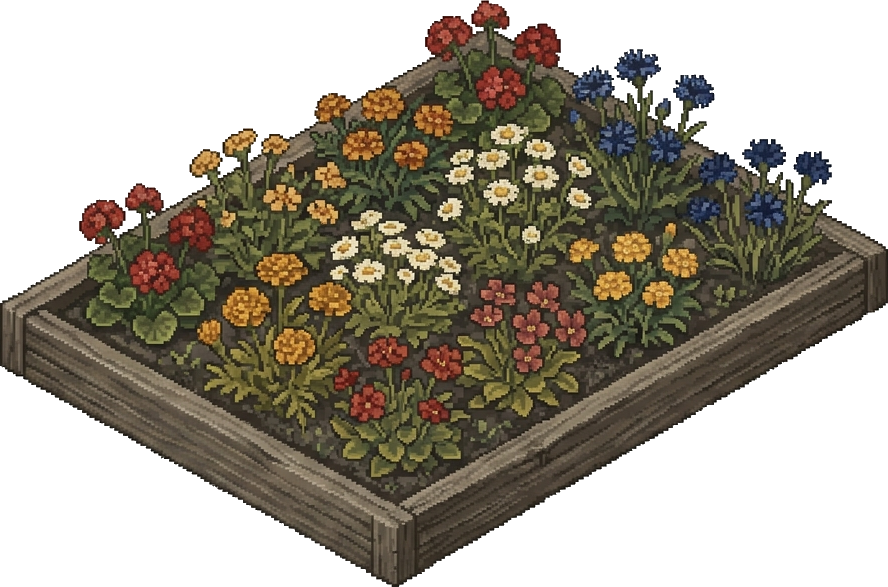
#> input picture bilder/blumen.png, 888 x 587 px
$ python schachbrett.py ../bilder/blumen.png
#> lines starting #> are read from the running program, lines starting #| are printed output that depends on the picture; after the words box and inside, x2 and y2 are one past the last pixel; in counts of white or black regions, pixels touching at a corner belong together
#!/usr/bin/env python3
"""Stellt Bilder frei, die auf weissem Grund oder auf dem Schachbrettmuster
liegen, das Bildgeneratoren statt Transparenz ausgeben.

Aufruf:
    python3 tools/schachbrett.py bilder/roh/*.jpg
    python3 tools/schachbrett.py bilder/roh/ --ziel bilder/

Warum eigens dafuer und nicht freistellen.py: dort ist der Hintergrund immer
hell (Schwelle 200). Das Schachbrett kann auch dunkelgrau sein, und es
besteht aus zwei Toenen statt einem. Hier werden die Hintergrundtoene darum
aus dem Bildrand gelesen, statt sie vorauszusetzen.

Verfahren:
  - Am Rand die Grautoene einsammeln (nur neutrale, also R=G=B)
  - Als Hintergrund gilt, was neutral ist und zwischen diesen Toenen liegt
  - Von allen vier Raendern durchfluten, damit Weiss im Tier stehen bleibt
  - Eingeschlossene Flaechen (zwischen den Beinen) genauso pruefen
  - Den Rand weich auslaufen lassen, sonst bleibt der JPEG-Saum stehen
"""
import os
import sys

try:
    import numpy as np
    from PIL import Image
    from scipy import ndimage
except ImportError:
    sys.exit("Fehlt: pip install --break-system-packages pillow numpy scipy")

NEUTRAL = 16     # erlaubter Abstand zwischen den Kanaelen
RAND = 3         # wie viele Pixel am Bildrand gelesen werden
LUFT = 14        # Spielraum um die gefundenen Hintergrundtoene
WEICH = 1.6      # Breite des weichen Saums in Pixeln
MIN_LOCH = 25    # kleinere eingeschlossene Flecken bleiben stehen


def freistellen(pfad, ziel):
#> called with pfad = '../bilder/blumen.png', ziel = '../bilder/blumen.png'
    im = Image.open(pfad).convert("RGB")
    a = np.asarray(im).astype(np.int16)
    h, w, _ = a.shape
#> h = 587; w = 888

    spread = a.max(axis=2) - a.min(axis=2)
    lum = a.mean(axis=2)
    neutral = spread <= NEUTRAL
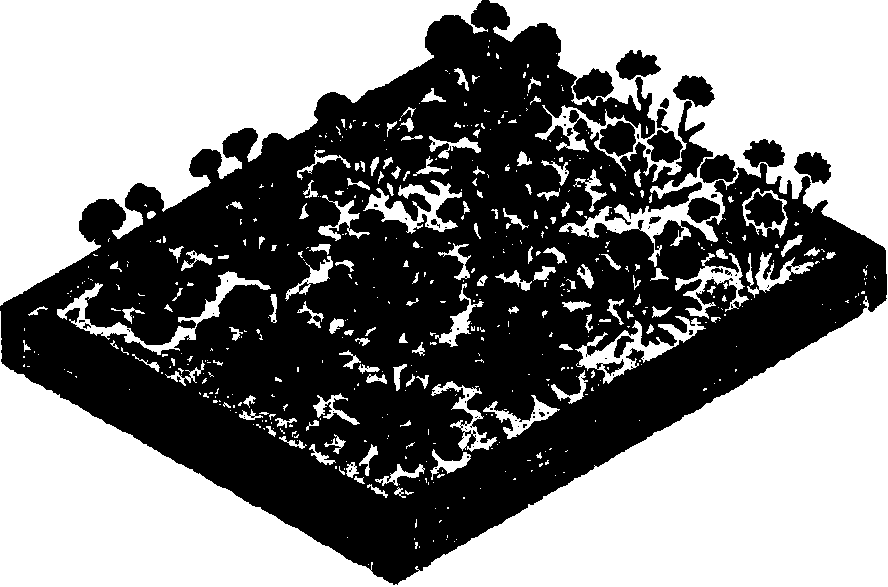
#> neutral: shape (587, 888) bool; 52.3% white; 79 black regions (59 under 20 px), largest, box (x1, y1, x2, y2) and area: (0, 0, 887, 585) 240639, (599, 121, 636, 157) 962, (573, 68, 614, 100) 873

    # Hintergrundtoene aus dem Rand lesen
    rand = np.zeros((h, w), bool)
    rand[:RAND, :] = rand[-RAND:, :] = True
    rand[:, :RAND] = rand[:, -RAND:] = True
    toene = lum[rand & neutral]
#> toene = 8605 values, max 255 at index 0, min 17.67 at index 7227, mean 249.7
    if toene.size < 50:
        print("  %s: kein neutraler Rand gefunden, uebersprungen" % os.path.basename(pfad))
        return False
    lo, hi = np.percentile(toene, 2) - LUFT, np.percentile(toene, 98) + LUFT
#> lo = 24.67; hi = 269
    # Beim Schachbrett gibt es zwei Toene. Eine eingeschlossene Flaeche ist nur
    # dann Hintergrund, wenn beide darin vorkommen - ein Schatten zwischen zwei
    # Brettern hat nur einen und bleibt stehen.
    dunkel, hell = np.percentile(toene, 10), np.percentile(toene, 90)
#> dunkel = 254.3; hell = 255
    kariert = (hell - dunkel) > 25
#> kariert = False

    kandidat = neutral & (lum >= lo) & (lum <= hi)
#> kandidat: shape (587, 888) bool; 52.1% white; 238 black regions (222 under 20 px), largest, box (x1, y1, x2, y2) and area: (0, 0, 887, 586) 244500, (673, 75, 715, 108) 885, (615, 50, 661, 80) 882

    # von den Raendern durchfluten
    saat = np.zeros((h, w), bool)
    saat[0, :] = saat[-1, :] = True
    saat[:, 0] = saat[:, -1] = True
    saat &= kandidat
#> saat: shape (587, 888) bool; 0.56% white in thin lines or dots
    marken, _ = ndimage.label(kandidat)
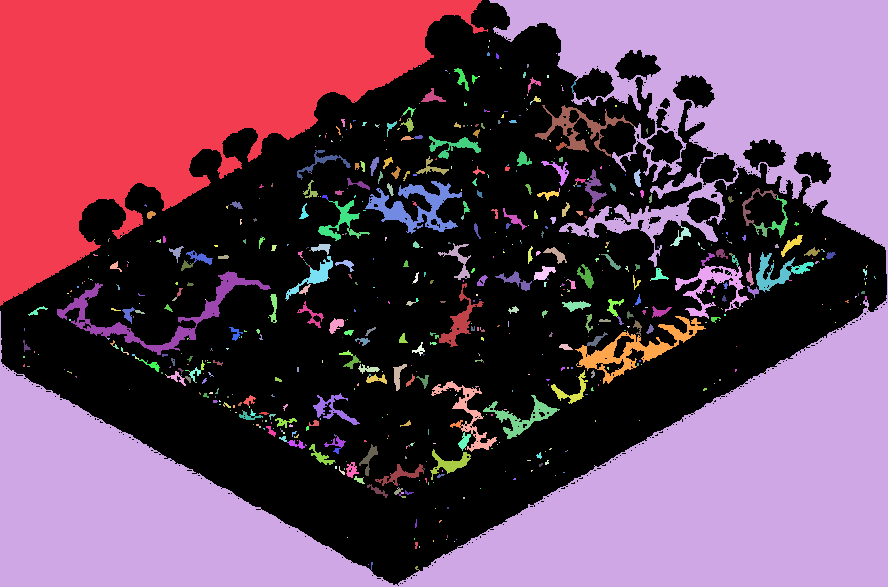
#> marken: shape (587, 888) int32; 727 distinct labels, from 0 to 726; one colour per label, 0 black
    aussen = set(np.unique(marken[saat])) - {0}
#> aussen = 2 items
    bg = np.isin(marken, list(aussen))
#> bg: shape (587, 888) bool; 46.6% white; 2 white regions, box (x1, y1, x2, y2) and area: (0, 0, 888, 587) 169187, (0, 0, 488, 306) 73922

    # eingeschlossene Flaechen: zwischen den Beinen, unter dem Bauch
    innen, nz = ndimage.label(kandidat & ~bg)
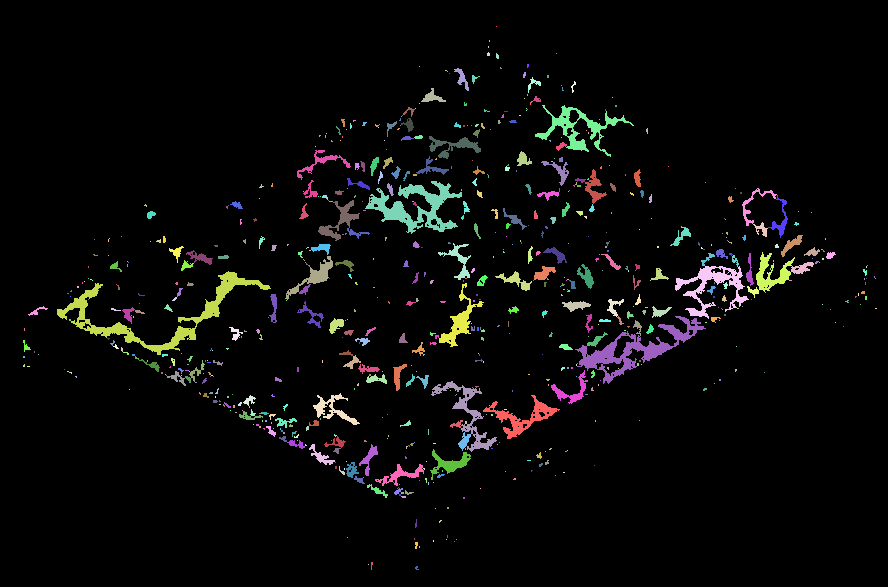
#> innen: shape (587, 888) int32; 725 distinct labels, from 0 to 724; one colour per label, 0 black
#> nz = 724
    for k in range(1, nz + 1):
        m = innen == k
        if m.sum() < MIN_LOCH:
            continue
        if kariert:
            l = lum[m]
            anteil_d = (np.abs(l - dunkel) <= 18).mean()
            anteil_h = (np.abs(l - hell) <= 18).mean()
            if min(anteil_d, anteil_h) < 0.18:
                continue        # nur ein Ton: das ist ein Schatten, kein Muster
        bg |= m
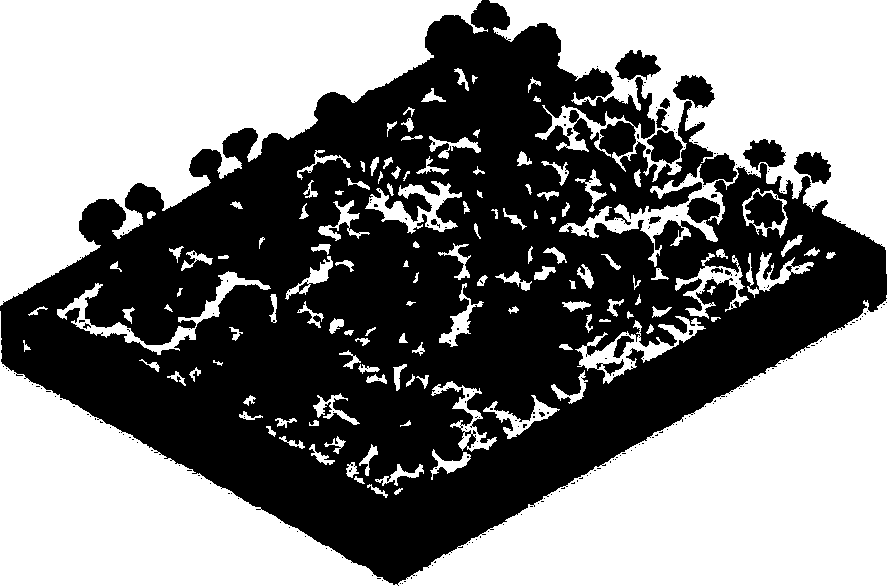
#> bg: shape (587, 888) bool; 51.5% white; 237 black regions (221 under 20 px), largest, box (x1, y1, x2, y2) and area: (0, 0, 887, 586) 247254, (673, 75, 715, 108) 885, (615, 50, 661, 80) 882

    # weicher Saum: der JPEG-Uebergang wird halbdurchsichtig
    dist = ndimage.distance_transform_edt(~bg)
    alpha = np.clip((dist - 0.2) / WEICH, 0, 1)
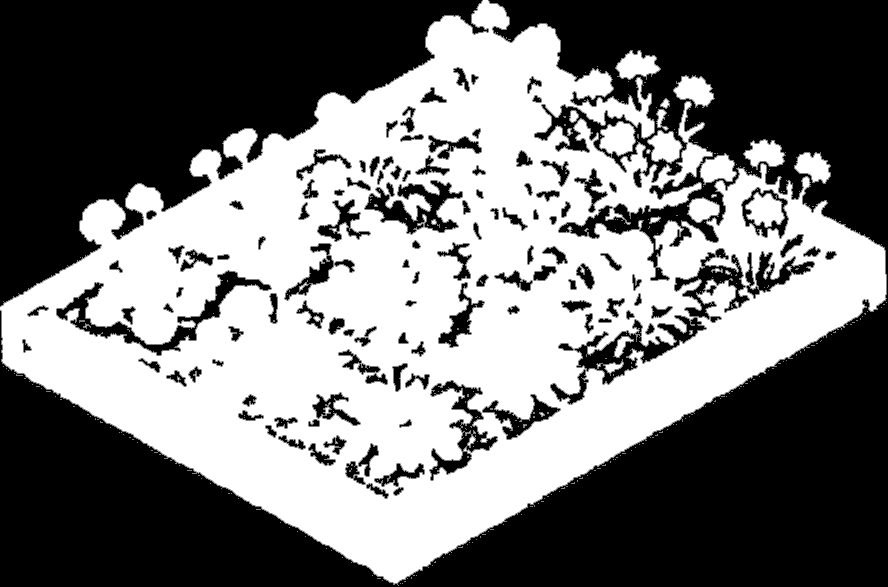
#> alpha: shape (587, 888) float64; min 0, max 1, mean 0.464
    alpha[bg] = 0

    out = np.dstack([np.asarray(im), (alpha * 255).astype(np.uint8)])
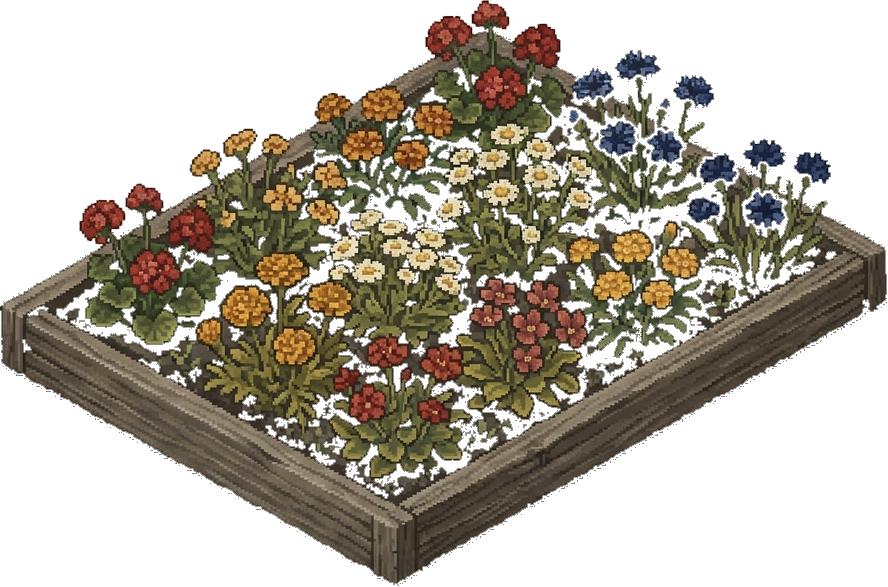
#> out: shape (587, 888, 4); mean R, G, B, A 165.3, 158.9, 146.8, 118.4; transparent parts drawn white
    bild = Image.fromarray(out, "RGBA")
    k = bild.getbbox()
#> k = (0, 0, 887, 586)
    if k:
        bild = bild.crop(k)
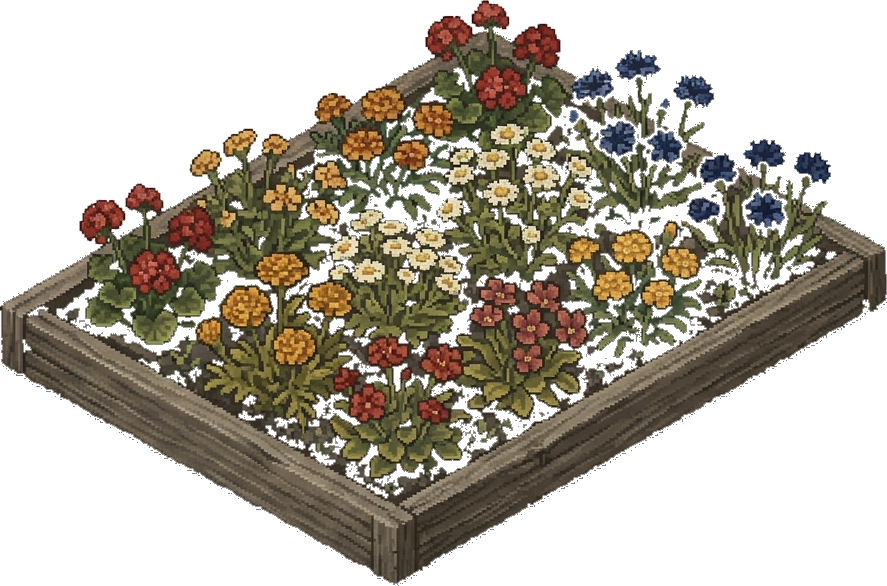
#> bild: PIL image 887x586 RGBA; mean R, G, B, A 165.1, 158.7, 146.5, 118.7; transparent parts drawn white
    bild.save(ziel)
    anteil = 100.0 * bg.sum() / (h * w)
#> anteil = 51.54
    print("  %-10s %4dx%-4d  Hintergrund %4.1f %%  Toene %d-%d"
          % (os.path.basename(ziel), bild.width, bild.height, anteil, int(lo), int(hi)))
#|   blumen.png  887x586   Hintergrund 51.5 %  Toene 24-269
    return True


def main(argv):
    ziel_ordner = None
    if "--ziel" in argv:
        i = argv.index("--ziel")
        ziel_ordner = argv[i + 1]
        argv = argv[:i] + argv[i + 2:]
    if not argv:
        sys.exit(__doc__)

    pfade = []
    for p in argv:
        if os.path.isdir(p):
            pfade += [os.path.join(p, f) for f in sorted(os.listdir(p))
                      if f.lower().endswith((".jpg", ".jpeg", ".png", ".webp"))]
        else:
            pfade.append(p)

    for p in pfade:
        name = os.path.splitext(os.path.basename(p))[0] + ".png"
        ziel = os.path.join(ziel_ordner or os.path.dirname(p), name)
        freistellen(p, ziel)


if __name__ == "__main__":
    main(sys.argv[1:])

$ run again, on bilder/bretterstapel.png
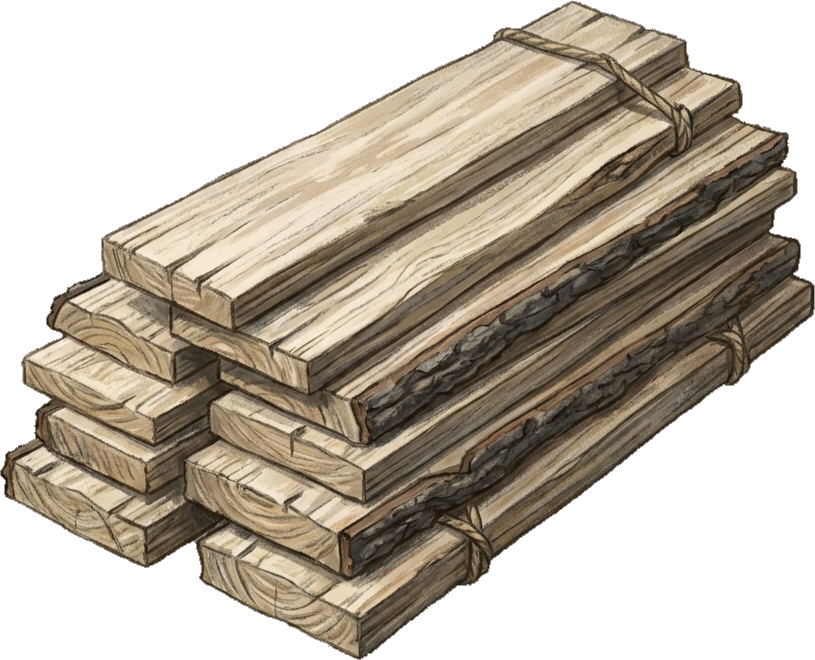
#> input picture bilder/bretterstapel.png, 815 x 660 px
#> in freistellen, `neutral = spread <= NEUTRAL`:
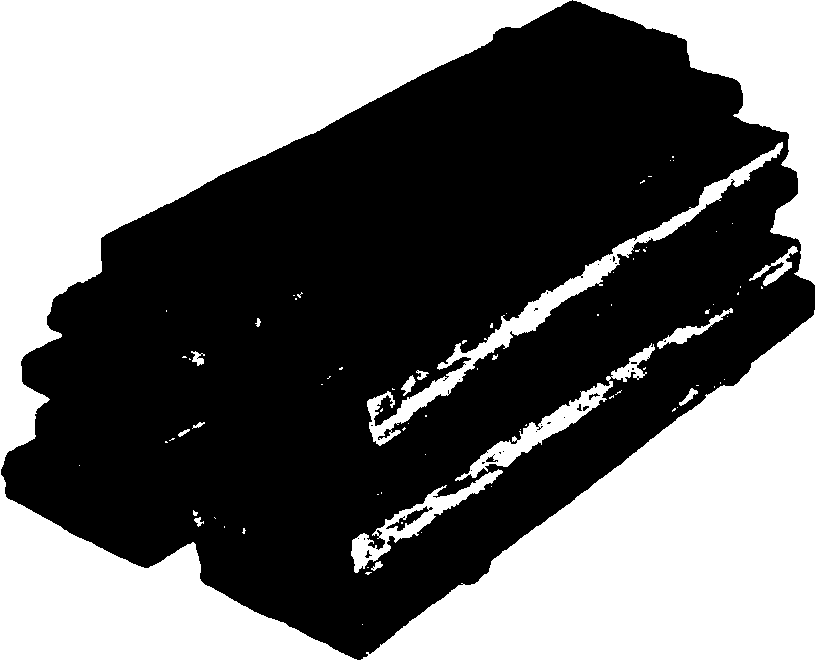
#> neutral: shape (660, 815) bool; 43.6% white; 83 white regions (64 under 20 px), largest, box (x1, y1, x2, y2) and area: (0, 0, 572, 660) 121734, (361, 310, 815, 660) 77893, (573, 0, 815, 285) 19530
#> toene = 8663 values, max 145.7 at index 5101, min 22.67 at index 5152, mean 96.45
#> lo = 47; hi = 148
#> dunkel = 64; hell = 129
#> kariert = True
#> kandidat: shape (660, 815) bool; 42.7% white; 166 white regions (125 under 20 px), largest, box (x1, y1, x2, y2) and area: (0, 0, 572, 471) 91219, (361, 310, 815, 660) 77781, (0, 476, 357, 660) 30415
#> saat: shape (660, 815) bool; 0.54% white in thin lines or dots
#> marken: shape (660, 815) int32; 255 distinct labels, from 0 to 254
#> aussen = 4 items
#> bg: shape (660, 815) bool; 40.7% white; 4 white regions, box (x1, y1, x2, y2) and area: (0, 0, 572, 471) 91219, (361, 310, 815, 660) 77780, (0, 476, 357, 660) 30415, (573, 0, 815, 285) 19509
#> innen: shape (660, 815) int32; 251 distinct labels, from 0 to 250
#> nz = 250
#> the loop in freistellen, `for k in range(1, nz + 1):` made 250 passes
#> (anteil_d, anteil_h) on passes 1, 19, 25, 26, 31, 35, 38, 55: (0.781, 0), (0.955, 0), (0.749, 0.00767), (0.736, 0), (0.97, 0), (1, 0), (0.881, 0.0055), (0.964, 0)
#> in freistellen, `alpha = np.clip((dist - 0.2) / WEICH, 0, 1)`:
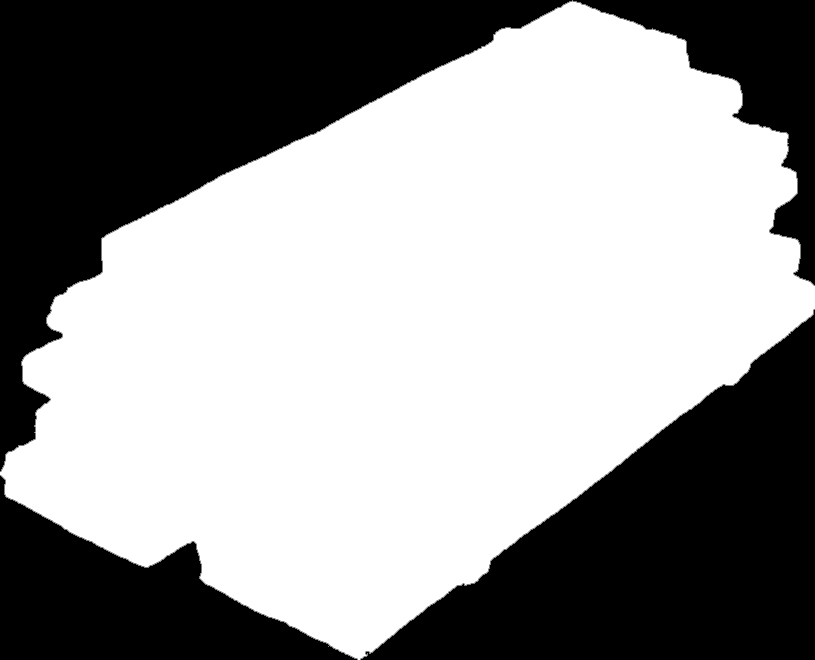
#> alpha: shape (660, 815) float64; min 0, max 1, mean 0.591
#> k = (0, 0, 815, 660)
#> anteil = 40.7
#|   bretterstapel.png  815x660   Hintergrund 40.7 %  Toene 47-148

$ run again, on bilder/dachs.png
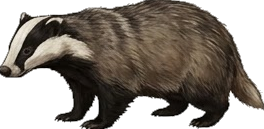
#> input picture bilder/dachs.png, 264 x 129 px
#> in freistellen, `neutral = spread <= NEUTRAL`:
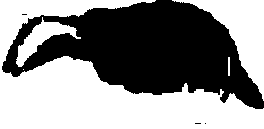
#> neutral: shape (129, 264) bool; 55.1% white; 4 black regions (3 under 20 px), largest, box (x1, y1, x2, y2) and area: (2, 0, 264, 109) 15281
#> toene = 2215 values, max 185.3 at index 629, min 0 at index 0, mean 6.26
#> lo = -14; hi = 115.3
#> dunkel = 0; hell = 5.2
#> kariert = False
#> kandidat: shape (129, 264) bool; 53.8% white; 142 black regions (140 under 20 px), largest, box (x1, y1, x2, y2) and area: (2, 0, 264, 111) 15472, (20, 12, 27, 20) 21
#> saat: shape (129, 264) bool; 2.2% white in thin lines or dots
#> marken: shape (129, 264) int32; 20 distinct labels, from 0 to 19
#> aussen = 4 items
#> innen: shape (129, 264) int32; 16 distinct labels, from 0 to 15
#> nz = 15
#> in freistellen, `out = np.dstack([np.asarray(im), (alpha * 255).astype(np.uint8)])`:
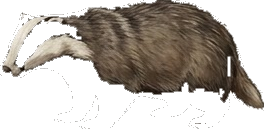
#> out: shape (129, 264, 4); mean R, G, B, A 54.5, 47.3, 39.6, 113; transparent parts drawn white
#> k = (0, 0, 264, 129)
#> anteil = 53.69
#|   dachs.png   264x129   Hintergrund 53.7 %  Toene -14-115

$ run again, on bilder/damm.png
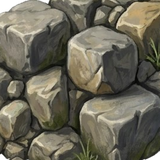
#> input picture bilder/damm.png, 160 x 160 px
#> neutral: shape (160, 160) bool; 48.9% white; 31 white regions (22 under 20 px), largest, box (x1, y1, x2, y2) and area: (0, 0, 160, 160) 11786, (0, 0, 33, 14) 257, (139, 146, 160, 160) 138
#> toene = 947 values, max 255 at index 20, min 0 at index 0, mean 65.33
#> lo = -14; hi = 190.5
#> dunkel = 0; hell = 126.7
#> kariert = True
#> kandidat: shape (160, 160) bool; 48.8% white; 31 white regions (22 under 20 px), largest, box (x1, y1, x2, y2) and area: (0, 0, 160, 160) 11776, (0, 0, 33, 14) 248, (139, 146, 160, 160) 132
#> saat: shape (160, 160) bool; 1.1% white in thin lines or dots
#> marken: shape (160, 160) int32; 38 distinct labels, from 0 to 37
#> aussen = 13 items
#> bg: shape (160, 160) bool; 48.3% white; 13 white regions (6 under 20 px), largest, box (x1, y1, x2, y2) and area: (0, 0, 160, 160) 11757, (0, 0, 33, 14) 248, (139, 146, 160, 160) 132
#> innen: shape (160, 160) int32; 25 distinct labels, from 0 to 24
#> nz = 24
#> the loop in freistellen, `for k in range(1, nz + 1):` made 24 passes
#> (anteil_d, anteil_h) on pass 6: (0, 0.8)
#> in freistellen, `out = np.dstack([np.asarray(im), (alpha * 255).astype(np.uint8)])`:
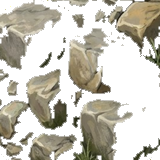
#> out: shape (160, 160, 4); mean R, G, B, A 104.6, 100.9, 86, 120.8; transparent parts drawn white
#> k = (0, 0, 160, 160)
#> anteil = 48.29
#|   damm.png    160x160   Hintergrund 48.3 %  Toene -14-190
